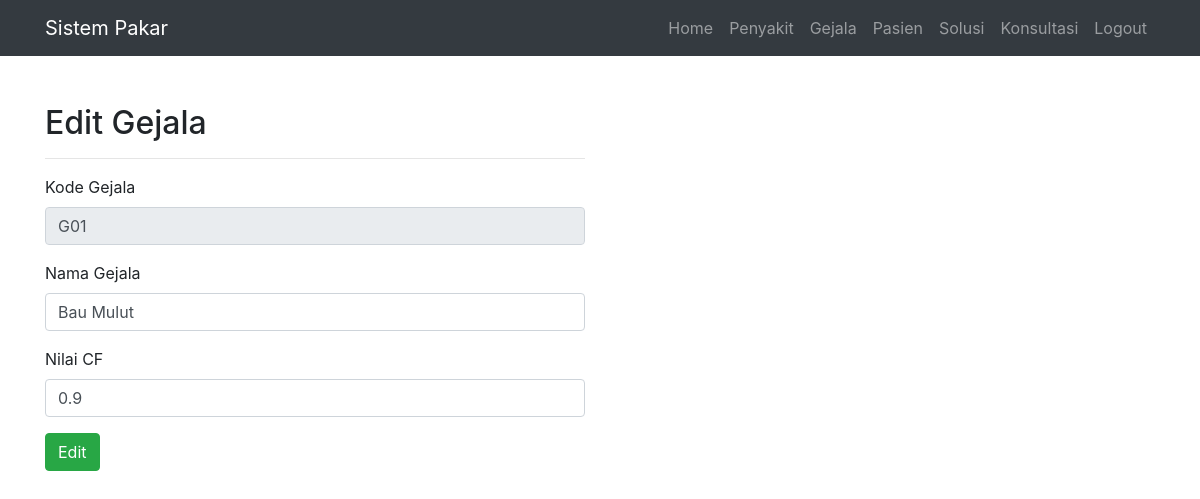
The page /admin/index.php?page=module/Gejala/edit&id=G01 (signed in) on the database its author committed.
### tables this page shows
CREATE TABLE IF NOT EXISTS `tb_Gejala` (
  `gejala_id` varchar(100) NOT NULL,
  `gejala_nama` text NOT NULL,
  `gejala_cf` float NOT NULL
);

### assets/model/conf.php (called while the page is built, shortened)
<?php
$conn = mysqli_connect('localhost', 'root', 'mysql', 'db_pakar_cf');
class Conf
{
    public function get($query)
    {
        global $conn;
        $ambil = $conn->query($query);
        $hasil = [];
        while ($pecah = $ambil->fetch_object()) {
            $hasil[] = $pecah;
        }
        return $hasil;
    }
}

### assets/model/db.php (called while the page is built, shortened)
<?php
include 'conf.php';
class Db extends Conf
{
    public function getOneGejala($id)
    {
        $query = $this->get("SELECT * FROM tb_Gejala WHERE gejala_id = '$id'")[0];
        return $query;
    }
}

### admin/module/Gejala/edit.php (the view, shortened to what this page needs)
<?php
$id = $_GET['id'];
$dGejala = $db->getOneGejala($id);
?>
<div class="container">
    <div class="row">
        <div class="col-md-6 mb-5 mt-5">
            <h2>Edit Gejala</h2>
            <hr>
            <form method="POST">
                <div class="form-group">
                    <div class="form-label-group">
                        <label>Kode Gejala</label>
                        <input readonly value="<?= $dGejala->gejala_id ?>" name="id" type="text" class="form-control" autofocus="autofocus">
                    </div>
                </div>
                <div class="form-group">
                    <div class="form-label-group">
                        <label>Nama Gejala</label>
                        <input value="<?= $dGejala->gejala_nama ?>" name="nama" type="text" class="form-control">
                    </div>
                </div>
                <div class="form-group">
                    <div class="form-label-group">
                        <label>Nilai CF</label>
                        <input value="<?= $dGejala->gejala_cf ?>" name="cf" type="number" min="0" class="form-control">
                    </div>
                </div>
                <button name="edit" class="btn btn-success">Edit</button>
            </form>
        </div>
    </div>
</div>

### assets/css/business-frontpage.css (style rules this page uses)
body { padding-top: 56px; }

### rows shown on the page
tb_gejala: id "G01", nama "Bau Mulut", cf "0.9"
